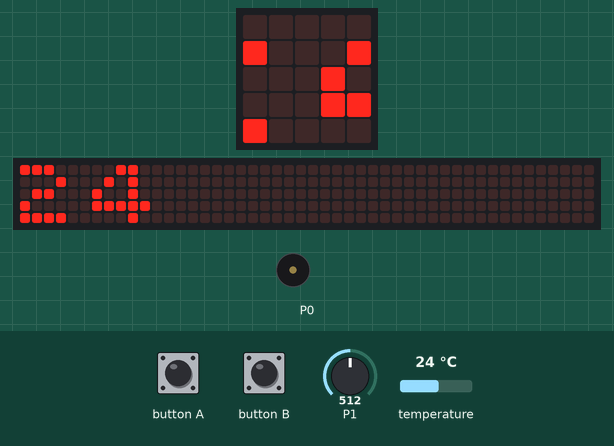
Simulated run of this program. Board: BBC micro:bit (MakeCode). Shown: the board's 5×5 LED display, a strip that is not on the board, showing the scrolling text unrolled, buzzer (waves = sounding). Inputs (shaded band) come from the test bench; at power-on: temperature 24 °C, P1 = 512 (analog values on the 0–1023 scale). The 48×5 strip is a reading aid, not a part: it shows the text the display is scrolling, unrolled, one strip-width of it at a time.

Above: at 1.27 s.
1.3 s: temperature set to 8.4 °C
3.9 s: temperature set to 7.3 °C
At 11.9 s:
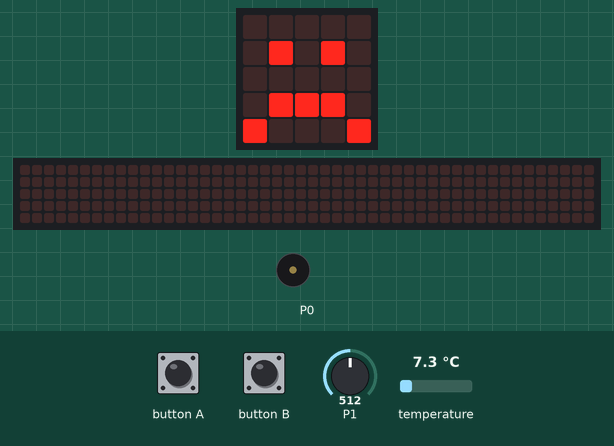
12.1 s: button B pressed for 0.15 s
At 12.47 s:
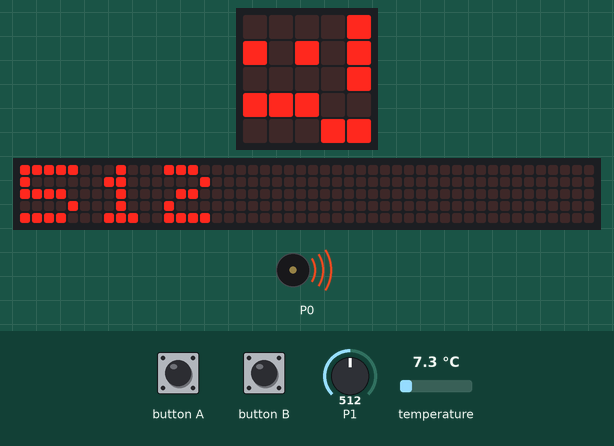
12.8 s: temperature set to 33 °C
At 16.4 s:
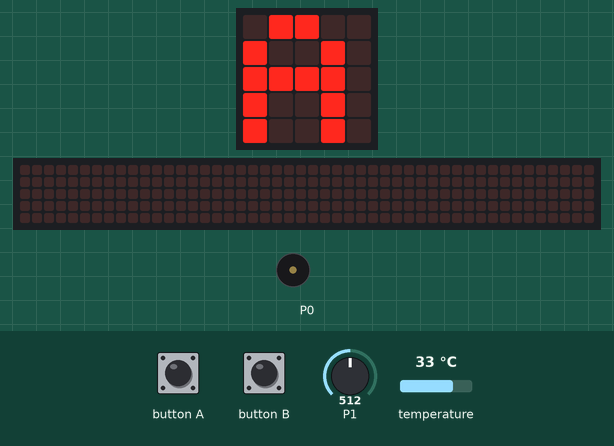
19.0 s: button A pressed for 0.15 s
At 19.22 s:
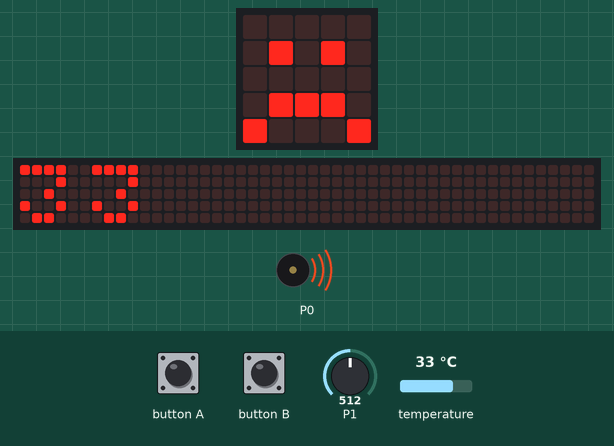
Timing chart, 0 to 21.4 s (numbered marks = the images above; inputs shaded):
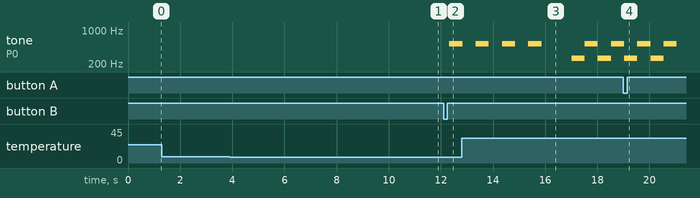

The program:

main.ts
```typescript
input.onButtonPressed(Button.A, function () {
    basic.showNumber(input.temperature())
})
input.onButtonPressed(Button.B, function () {
    basic.showNumber(pins.analogReadPin(AnalogPin.P1))
})
basic.forever(function () {
    basic.showNumber(input.temperature())
    while (input.temperature() < 8) {
        basic.showString("B")
        basic.showLeds(`
            . . . . .
            . # . # .
            . . . . .
            . # # # .
            # . . . #
            `)
        music.playMelody("- C5 - C5 - C5 - C5 ", 120)
    }
    while (input.temperature() > 30) {
        basic.showString("A")
        basic.showLeds(`
            . . . . .
            . # . # .
            . . . . .
            . # # # .
            # . . . #
            `)
        music.playMelody("C C5 C C5 C C5 C C5 ", 120)
    }
    basic.showNumber(pins.analogReadPin(AnalogPin.P1))
    while (pins.analogReadPin(AnalogPin.P1) < 200) {
        basic.showString("-H")
        music.playMelody("C5 B A G F E D C ", 120)
        if (pins.analogReadPin(AnalogPin.P1) < 200 && input.temperature() < 8) {
            music.playMelody("B C5 B C5 B C5 B C5 ", 240)
        }
    }
    basic.showNumber(pins.analogReadPin(AnalogPin.P1))
    while (pins.analogReadPin(AnalogPin.P1) > 600) {
        basic.showString("+H")
        music.playMelody("C D E F G A B C5 ", 120)
        if (pins.analogReadPin(AnalogPin.P1) > 600 && input.temperature() > 30) {
            music.playMelody("B C5 B C5 B C5 B C5 ", 240)
        }
        basic.pause(1000)
    }
})
```

test.ts
```typescript
// aquí va el archivo "tests"; esto no se compilará cuando este paquete se utilice como una extensión.
```

Measured:
- the behaviour switches between 8 and 7.9 °C on temperature (found by bisection; images 0 and 1)
- after the input at 12.1 s, the display: first changes after 0.15 s (image 2 shows a later state)
- after the input at 12.8 s, the display: first differs from a run without the input after 3.1 s (image 3)
- after the input at 19.0 s, the display: changes after 0.15 s (image 4)
- by itself, tone on P0: plays 523 Hz for 0.50 s, 523 Hz for 0.50 s, 523 Hz for 0.50 s, 262 Hz for 0.51 s, 523 Hz for 0.51 s, 262 Hz for 0.51 s … (7 notes in this stretch)
- what the display in image 3 shows lasts 0.7 s, from 15.9 s to 16.6 s
